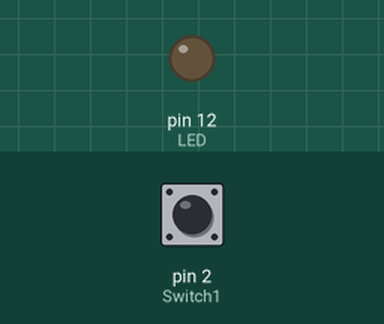
The sketch below on a simulated Arduino Uno, built with avr-gcc and run on an emulated ATmega328P. Shown: output pins drawn as LEDs (lit = HIGH). Dashed ring = blinking. Inputs (shaded band) come from the test bench; at power-on: pin 2 (Switch1) LOW.

Above: at 1.2 s.
1.3 s: pin 2 (Switch1) pulled HIGH for 1 s
At 1.55 s:
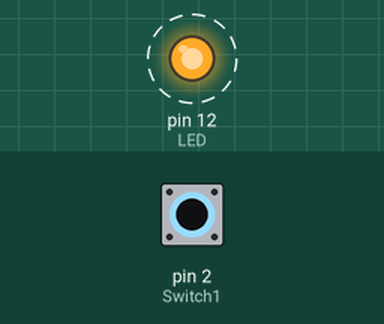
4.3 s: pin 2 (Switch1) pulled HIGH for 3.2 s
At 8.4 s:
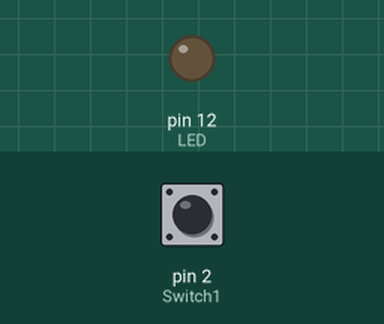
Timing chart, 0 to 9.9 s (numbered marks = the images above; inputs shaded):
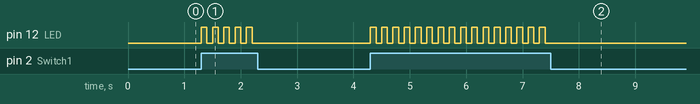

The sketch:

sketch_feb25b.ino
```cpp
int LED = 12;
int Switch1 = 2; //Pin 2 will be attached to the switch

void setup() {
//setup both output and an input on the HERO

pinMode(LED, OUTPUT);
pinMode(Switch1, INPUT);

}

void loop() {
  // If switch voltage is 5V, turn on the LED
  if (digitalRead(Switch1) >= HIGH) {
    digitalWrite(LED, HIGH);
    delay(100);
    digitalWrite(LED, LOW);
    delay(100);
  } else {
    digitalWrite(LED, LOW);
  }
}
```

Measured:
- after the input at 1.3 s, pin 12 (LED): alternates HIGH for 0.10 s and LOW for 0.10 s, 10 changes in all, then stays LOW, starting at once
- after the input at 4.3 s, pin 12 (LED): alternates HIGH for 0.10 s and LOW for 0.10 s, 32 changes in all, then stays LOW, starting at once
